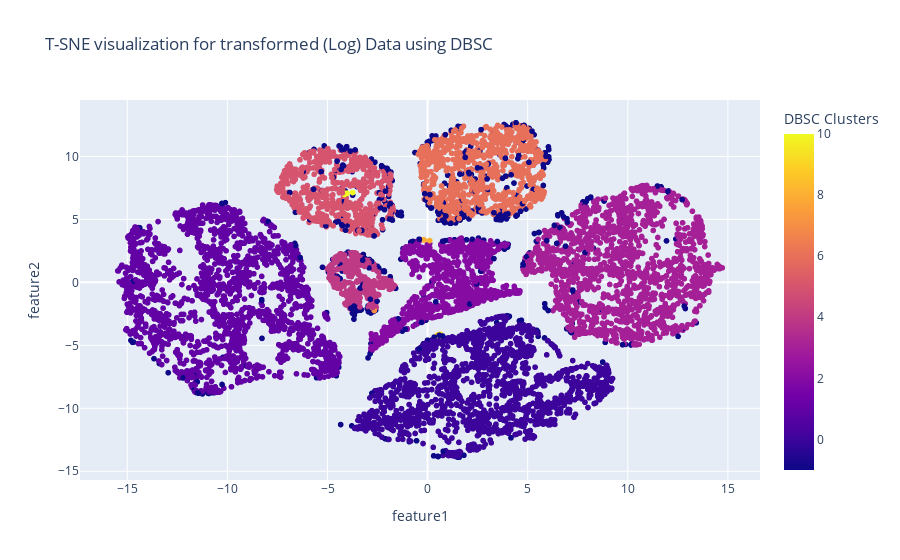

The notebook cell this image was saved under:
### Code cell
#The labels_ property contains the list of clusters and their respective points
Tsne_log['DBSC Clusters'] = dbs.labels_
px.scatter(Tsne_log, x='feature1', y='feature2', color="DBSC Clusters",title="T-SNE visualization for transformed (Log) Data using DBSC")

### Figure 1 — Plotly figure (JSON) as saved in the notebook; plotly's stock layout.template omitted (floating-point values rounded to 4 significant figures; data arrays with more than 128 entries replaced by an {"elided": "..."} marker saying what was removed)
{"data": [{"hovertemplate": "feature1=%{x}<br>feature2=%{y}<br>DBSC Clusters=%{marker.color}<extra></extra>", "legendgroup": "", "marker": {"color": {"elided": "8636 int values"}, "coloraxis": "coloraxis", "symbol": "circle"}, "mode": "markers", "name": "", "showlegend": false, "type": "scattergl", "x": {"elided": "8636 float values"}, "xaxis": "x", "y": {"elided": "8636 float values"}, "yaxis": "y"}], "layout": {"coloraxis": {"colorbar": {"title": {"text": "DBSC Clusters"}}, "colorscale": [[0, "#0d0887"], [0.1111, "#46039f"], [0.2222, "#7201a8"], [0.3333, "#9c179e"], [0.4444, "#bd3786"], [0.5556, "#d8576b"], [0.6667, "#ed7953"], [0.7778, "#fb9f3a"], [0.8889, "#fdca26"], [1, "#f0f921"]]}, "legend": {"tracegroupgap": 0}, "title": {"text": "T-SNE visualization for transformed (Log) Data using DBSC"}, "xaxis": {"anchor": "y", "domain": [0, 1], "title": {"text": "feature1"}}, "yaxis": {"anchor": "x", "domain": [0, 1], "title": {"text": "feature2"}}}}
